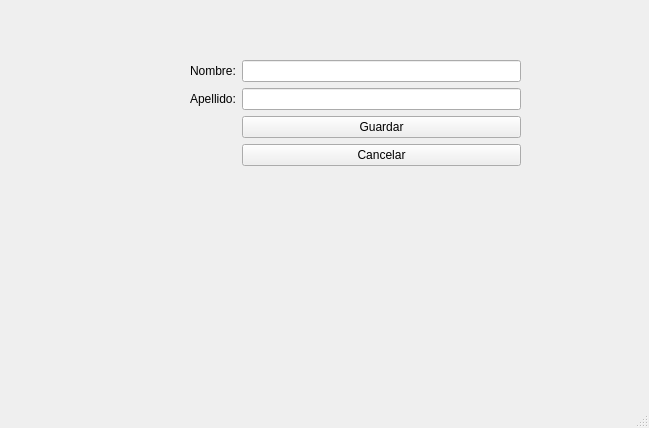
<?xml version="1.0" encoding="UTF-8"?>
<ui version="4.0">
 <class>MainWindow</class>
 <widget class="QMainWindow" name="MainWindow">
  <property name="geometry">
   <rect>
    <x>0</x>
    <y>0</y>
    <width>649</width>
    <height>428</height>
   </rect>
  </property>
  <property name="windowTitle">
   <string>Formulario</string>
  </property>
  <widget class="QWidget" name="centralwidget">
   <widget class="QWidget" name="formLayoutWidget">
    <property name="geometry">
     <rect>
      <x>190</x>
      <y>60</y>
      <width>331</width>
      <height>151</height>
     </rect>
    </property>
    <layout class="QFormLayout" name="formLayout">
     <item row="0" column="0">
      <widget class="QLabel" name="nombre_lbl">
       <property name="text">
        <string>Nombre:</string>
       </property>
      </widget>
     </item>
     <item row="2" column="0">
      <widget class="QLabel" name="apellido_lbl">
       <property name="text">
        <string>Apellido:</string>
       </property>
      </widget>
     </item>
     <item row="0" column="1">
      <widget class="QLineEdit" name="nombre_txt"/>
     </item>
     <item row="2" column="1">
      <widget class="QLineEdit" name="apellido_txt"/>
     </item>
     <item row="3" column="1">
      <widget class="QPushButton" name="guardar_btn">
       <property name="text">
        <string>Guardar</string>
       </property>
      </widget>
     </item>
     <item row="4" column="1">
      <widget class="QPushButton" name="cancelar_btn">
       <property name="text">
        <string>Cancelar</string>
       </property>
      </widget>
     </item>
    </layout>
   </widget>
  </widget>
  <widget class="QMenuBar" name="menubar">
   <property name="geometry">
    <rect>
     <x>0</x>
     <y>0</y>
     <width>649</width>
     <height>23</height>
    </rect>
   </property>
  </widget>
  <widget class="QStatusBar" name="statusbar"/>
 </widget>
 <resources/>
 <connections/>
</ui>
